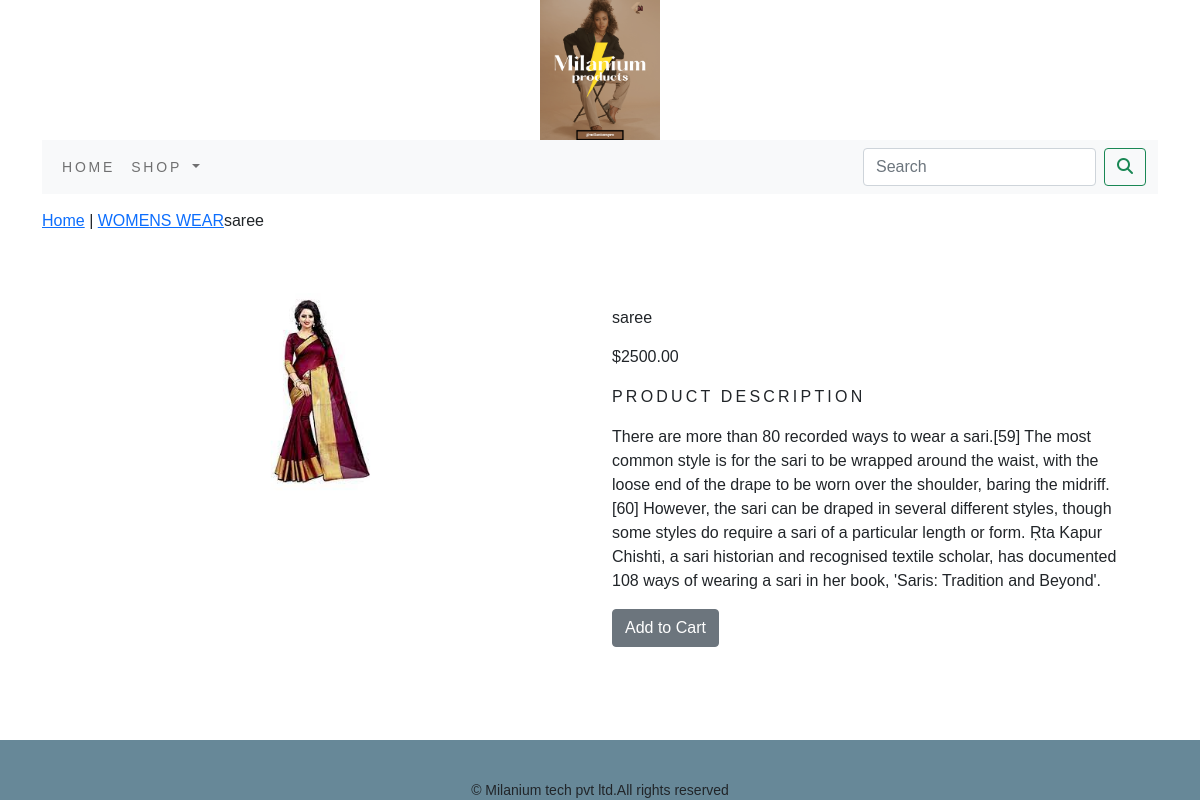
Screenshot of /shop/womens-wear/saree/ with the database file from the repository.
### ecommerceapp/models.py (models this page shows, shortened)
class Product(models.Model):
    name = models.CharField(max_length=250, unique=True)
    slug = models.SlugField(max_length=250, unique=True)
    description = models.TextField(blank=True)
    price = models.DecimalField(max_digits=10, decimal_places=2)
    category = models.ForeignKey(Category, on_delete=models.CASCADE)
    img = models.ImageField(upload_to='product', blank=True)
    stock = models.IntegerField()
    available = models.BooleanField(default=True)
    created = models.DateTimeField(auto_now_add=True)
    updated = models.DateTimeField(auto_now=True)
    class Meta:
        ordering = ('name',)
        verbose_name = 'product'
        verbose_name_plural = 'products'

class Category(models.Model):
    name = models.CharField(max_length=250, unique=True)
    slug = models.SlugField(max_length=250, unique=True)
    description = models.TextField(blank=True)
    image = models.ImageField(upload_to='category', blank=True)
    class Meta:
        ordering = ('name',)
        verbose_name = 'category'
        verbose_name_plural = 'categorise'
    def get_url(self):
        return reverse('ecommerceapp:products_by_category', args=[self.slug])
    def __str__(self):
        return '{}'.format(self.name)

### ecommerceapp/views.py (the view)
# urls.py: path('<slug:c_slug>/<slug:product_slug>/',views.proDetail,name='prodCatdetail')
def proDetail(request, c_slug, product_slug):
    try:
        product = Product.objects.get(category__slug=c_slug, slug=product_slug)
    except Exception as e:
        raise e
    return render(request, 'product.html', {'product': product})

### cart/context_processors.py (called while the page is built)
def counter(request):
    item_count=0
    if 'admin' in request.path:
        return {}
    else:
        try:
            cart=Cart.objects.filter(cart_id=_cart_id(request))
            cart_items=CartItem.objects.all().filter(cart=cart[:1])
            for cart_item in cart_items:
                item_count += cart_item.quantity
        except Cart.DoesNotExist:
            item_count=0
    return dict(item_count=item_count)

### cart/views.py (called while the page is built)
def _cart_id(request):
    cart = request.session.session_key
    if not cart:
        cart = request.session.create()
    return cart

### ecommerceapp/context_processors.py (called while the page is built)
def menu_links(request):
    links=Category.objects.all()
    return dict(links=links)

### templates/product.html (shortened to what this page needs)
{% extends 'base.html' %}
{% load static %}
{% block content %}
<div class="row my_prod_row_class">
    <div class="">
        <p> <a href="{% url 'ecommerceapp:allProdCat' %}">Home</a> | <a href="{{product.category.get_url}}">{{product.category}}</a>{{product.name}}</p>
    </div>
</div>
<div class="container">
<br>
<div class="row">
    <div class="col-12 col-sm-12 col-md-12 col-lg-6 text-center">
        <div style="min-width:18rem;">
            <img src="{{product.img.url}}" alt="{{product.name}}" width="150px;" height="200px;">
        </div>
    </div>
    <div class="col-12 col-sm-12 col-md-12 col-lg-6">
        <div>
        <h1 class="my_prod_title">{{product.name}}</h1>
        <p>${{product.price}}</p>
        <p class="my_title">Product Description</p>
        <p class="text-justify my_prod_text">{{product.description}}</p>
        {% if product.stock <= 0 %}
        <p class="text-justify my_prod_text"><b>Out of Stock</b></p>
        {% else %}
        <a class="btn btn-secondary" href="{% url 'cart:add_cart' product.id %}">Add to Cart</a>
        {% endif %}
    </div>
</div>
    </div>
</div>
{% endblock %}

### static/css/custom.css (style rules this page uses)
body { font-family: 'Raleway', sans-serif; }
.my_title { font-size:16px; text-transform:uppercase; letter-spacing:.2em; }
.my_prod_row_class { padding-top:15px; padding-bottom:20px; }
.my_prod_title { font-size:16px; text_transform:uppercase; letter_spacing:.2em; padding-top:15px; padding-bottom:10px; }
.my_prod_text { padding-right:20px; }

### rows the page displays
Product: category "WOMENS WEAR", name "saree", img (picture), price "2500.00", description "There are more than 80 recorded ways to wear a sari.[59] The most common style is for the sari to be wrapped around the waist, with the loose end of the drape to be worn over the shoulder, baring the midriff.[60] However, the sari can be draped in several different styles, though some styles do require a sari of a particular length or form. Ṛta Kapur Chishti, a sari historian and recognised textile scholar, has documented 108 ways of wearing a sari in her book, 'Saris: Tradition and Beyond'."
